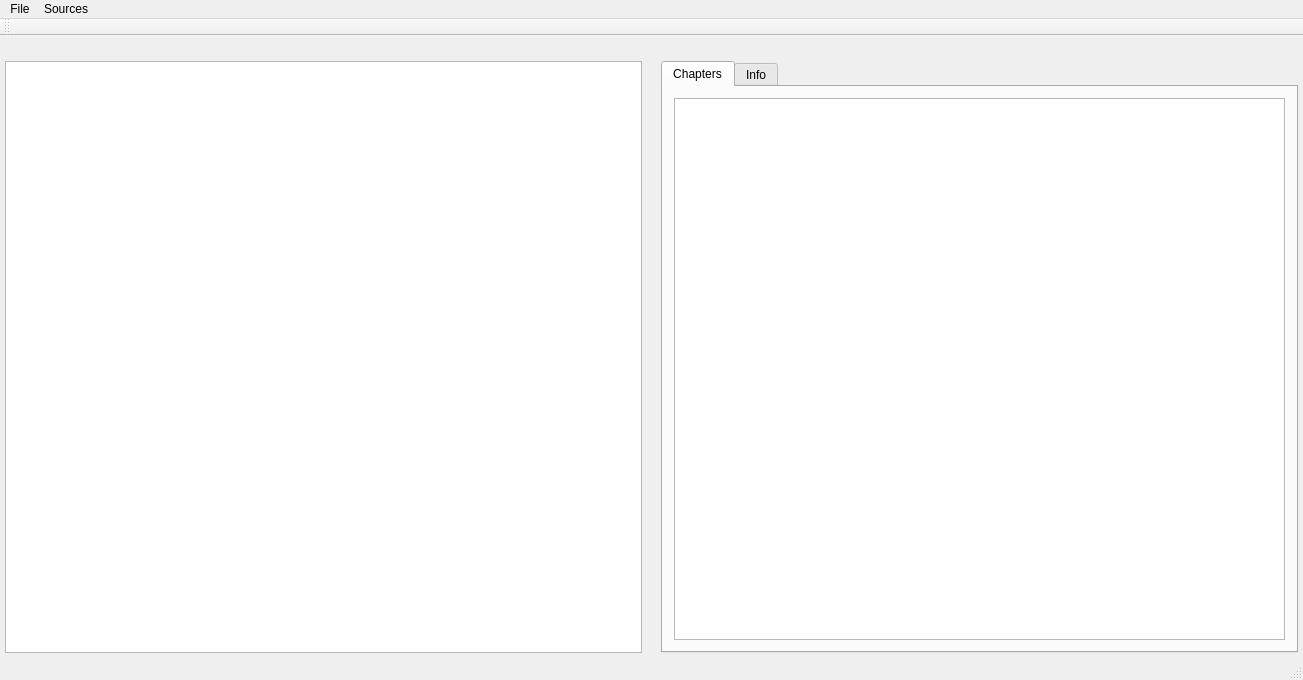
<?xml version="1.0" encoding="UTF-8"?>
<ui version="4.0">
 <class>AiDownloader</class>
 <widget class="QMainWindow" name="AiDownloader">
  <property name="geometry">
   <rect>
    <x>0</x>
    <y>0</y>
    <width>1303</width>
    <height>680</height>
   </rect>
  </property>
  <property name="maximumSize">
   <size>
    <width>1920</width>
    <height>1080</height>
   </size>
  </property>
  <property name="windowTitle">
   <string>AiDownloader</string>
  </property>
  <widget class="QWidget" name="centralWidget">
   <layout class="QGridLayout" name="gridLayout">
    <property name="leftMargin">
     <number>5</number>
    </property>
    <property name="topMargin">
     <number>5</number>
    </property>
    <property name="rightMargin">
     <number>5</number>
    </property>
    <property name="bottomMargin">
     <number>5</number>
    </property>
    <item row="2" column="0">
     <widget class="QListView" name="listView">
      <property name="editTriggers">
       <set>QAbstractItemView::NoEditTriggers</set>
      </property>
     </widget>
    </item>
    <item row="0" column="0">
     <widget class="QLabel" name="label">
      <property name="text">
       <string/>
      </property>
      <property name="pixmap">
       <pixmap>../../res/logosmall.png</pixmap>
      </property>
     </widget>
    </item>
    <item row="2" column="1">
     <widget class="QLabel" name="label_2">
      <property name="maximumSize">
       <size>
        <width>16777215</width>
        <height>16777215</height>
       </size>
      </property>
      <property name="text">
       <string/>
      </property>
     </widget>
    </item>
    <item row="2" column="2">
     <widget class="QTabWidget" name="tabWidget">
      <property name="currentIndex">
       <number>0</number>
      </property>
      <widget class="QWidget" name="tab">
       <attribute name="title">
        <string>Chapters</string>
       </attribute>
       <layout class="QGridLayout" name="gridLayout_2">
        <item row="0" column="0">
         <widget class="QListView" name="chapters">
          <property name="sizePolicy">
           <sizepolicy hsizetype="Preferred" vsizetype="Preferred">
            <horstretch>0</horstretch>
            <verstretch>0</verstretch>
           </sizepolicy>
          </property>
         </widget>
        </item>
       </layout>
      </widget>
      <widget class="QWidget" name="tab_2">
       <attribute name="title">
        <string>Info</string>
       </attribute>
      </widget>
     </widget>
    </item>
   </layout>
  </widget>
  <widget class="QMenuBar" name="menuBar">
   <property name="geometry">
    <rect>
     <x>0</x>
     <y>0</y>
     <width>1303</width>
     <height>19</height>
    </rect>
   </property>
   <widget class="QMenu" name="menuFile">
    <property name="title">
     <string>File</string>
    </property>
    <addaction name="separator"/>
    <addaction name="actionExit"/>
   </widget>
   <widget class="QMenu" name="menuSources">
    <property name="title">
     <string>Sources</string>
    </property>
    <addaction name="actionAdd_New_Source"/>
    <addaction name="actionUpdate_Sources"/>
   </widget>
   <addaction name="menuFile"/>
   <addaction name="menuSources"/>
  </widget>
  <widget class="QToolBar" name="mainToolBar">
   <attribute name="toolBarArea">
    <enum>TopToolBarArea</enum>
   </attribute>
   <attribute name="toolBarBreak">
    <bool>false</bool>
   </attribute>
  </widget>
  <widget class="QStatusBar" name="statusBar"/>
  <action name="actionFile">
   <property name="text">
    <string>Backup</string>
   </property>
  </action>
  <action name="actionRestore">
   <property name="text">
    <string>Restore</string>
   </property>
  </action>
  <action name="actionExit">
   <property name="text">
    <string>Exit</string>
   </property>
  </action>
  <action name="actionLog">
   <property name="text">
    <string>Log</string>
   </property>
  </action>
  <action name="actionAdd_New_Source">
   <property name="text">
    <string>Add New Source</string>
   </property>
  </action>
  <action name="actionUpdate_Sources">
   <property name="text">
    <string>Update Sources</string>
   </property>
  </action>
  <action name="actionAbout">
   <property name="text">
    <string>About</string>
   </property>
  </action>
 </widget>
 <layoutdefault spacing="6" margin="11"/>
 <resources/>
 <connections>
  <connection>
   <sender>actionExit</sender>
   <signal>triggered()</signal>
   <receiver>AiDownloader</receiver>
   <slot>close()</slot>
   <hints>
    <hint type="sourcelabel">
     <x>-1</x>
     <y>-1</y>
    </hint>
    <hint type="destinationlabel">
     <x>651</x>
     <y>339</y>
    </hint>
   </hints>
  </connection>
  <connection>
   <sender>actionUpdate_Sources</sender>
   <signal>triggered()</signal>
   <receiver>AiDownloader</receiver>
   <slot>updateMangaList()</slot>
   <hints>
    <hint type="sourcelabel">
     <x>-1</x>
     <y>-1</y>
    </hint>
    <hint type="destinationlabel">
     <x>651</x>
     <y>339</y>
    </hint>
   </hints>
  </connection>
 </connections>
 <slots>
  <slot>updateMangaList()</slot>
 </slots>
</ui>
